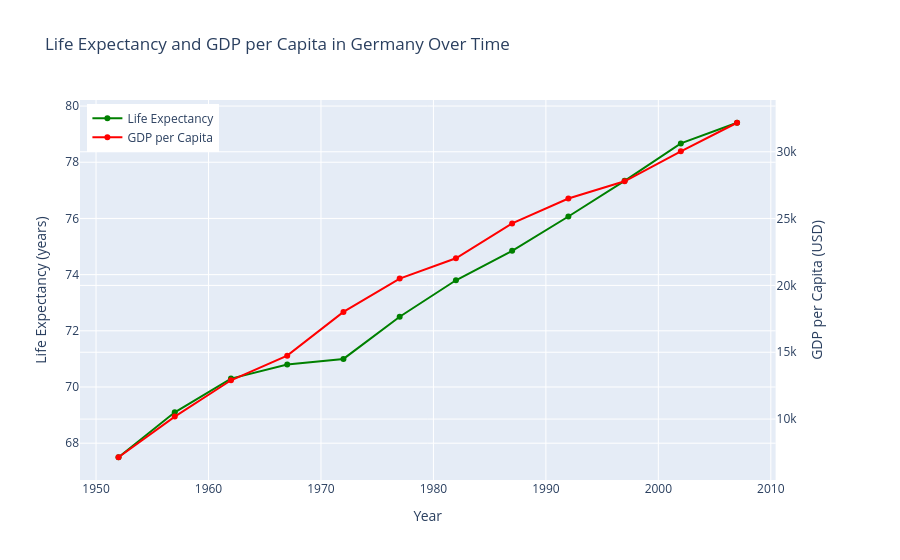

The notebook cell saved with this chart:
### Code cell
from plotly.subplots import make_subplots
df_Germany = df_gapminder.query("country == 'Germany'")
fig = make_subplots(specs=[[{"secondary_y": True}]])

fig.add_trace(
    px.line(data_frame=df_Germany,
            x='year',
            y='lifeExp',
            markers=True,
            color_discrete_sequence=['green']).data[0],
    secondary_y=False
)

fig.add_trace(
    px.line(data_frame=df_Germany,
            x='year',
            y='gdpPercap',
            markers=True,
            color_discrete_sequence=['red']).data[0],
    secondary_y=True
)

# Имена для легенды
fig.data[0].name = 'Life Expectancy'
fig.data[1].name = 'GDP per Capita'
fig.data[0].showlegend = True
fig.data[1].showlegend = True

# Подписи осей
fig.update_yaxes(title_text='Life Expectancy (years)', secondary_y=False)
fig.update_yaxes(title_text='GDP per Capita (USD)', secondary_y=True)
fig.update_xaxes(title_text='Year')

fig.update_layout(
    title='Life Expectancy and GDP per Capita in Germany Over Time',
    legend=dict(x=0.01, y=0.99)
)

fig.show()

### Figure 1 — Plotly figure (JSON) as saved in the notebook; plotly's stock layout.template omitted (floating-point values rounded to 4 significant figures)
{"data": [{"hovertemplate": "year=%{x}<br>lifeExp=%{y}<extra></extra>", "legendgroup": "", "line": {"color": "green", "dash": "solid"}, "marker": {"symbol": "circle"}, "mode": "lines+markers", "name": "Life Expectancy", "orientation": "v", "showlegend": true, "type": "scatter", "x": [1952, 1957, 1962, 1967, 1972, 1977, 1982, 1987, 1992, 1997, 2002, 2007], "xaxis": "x", "y": [67.5, 69.1, 70.3, 70.8, 71.0, 72.5, 73.8, 74.85, 76.07, 77.34, 78.67, 79.41], "yaxis": "y"}, {"hovertemplate": "year=%{x}<br>gdpPercap=%{y}<extra></extra>", "legendgroup": "", "line": {"color": "red", "dash": "solid"}, "marker": {"symbol": "circle"}, "mode": "lines+markers", "name": "GDP per Capita", "orientation": "v", "showlegend": true, "type": "scatter", "x": [1952, 1957, 1962, 1967, 1972, 1977, 1982, 1987, 1992, 1997, 2002, 2007], "xaxis": "x", "y": [7144.0, 10190.0, 12900.0, 14750.0, 18020.0, 20510.0, 22030.0, 24640.0, 26510.0, 27790.0, 30040.0, 32170.0], "yaxis": "y2"}], "layout": {"legend": {"x": 0.01, "y": 0.99}, "title": {"text": "Life Expectancy and GDP per Capita in Germany Over Time"}, "xaxis": {"anchor": "y", "domain": [0, 0.94], "title": {"text": "Year"}}, "yaxis": {"anchor": "x", "domain": [0, 1], "title": {"text": "Life Expectancy (years)"}}, "yaxis2": {"anchor": "x", "overlaying": "y", "side": "right", "title": {"text": "GDP per Capita (USD)"}}}}
